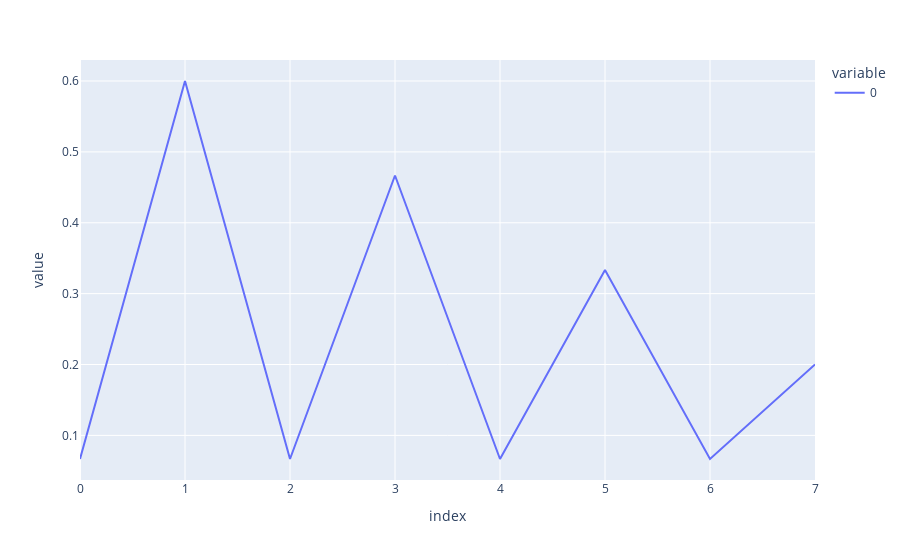

Notebook code for this chart:
### Code cell
experiment2.plot()

### Figure 1 — Plotly figure (JSON) as saved in the notebook; plotly's stock layout.template omitted (floating-point values rounded to 4 significant figures)
{"data": [{"hovertemplate": "variable=0<br>index=%{x}<br>value=%{y}<extra></extra>", "legendgroup": "0", "line": {"color": "#636efa", "dash": "solid"}, "mode": "lines", "name": "0", "orientation": "v", "showlegend": true, "type": "scatter", "x": [0, 1, 2, 3, 4, 5, 6, 7], "xaxis": "x", "y": [0.06667, 0.6, 0.06667, 0.4667, 0.06667, 0.3333, 0.06667, 0.2], "yaxis": "y"}], "layout": {"legend": {"title": {"text": "variable"}, "tracegroupgap": 0}, "margin": {"t": 60}, "xaxis": {"anchor": "y", "domain": [0, 1], "title": {"text": "index"}}, "yaxis": {"anchor": "x", "domain": [0, 1], "title": {"text": "value"}}}}
